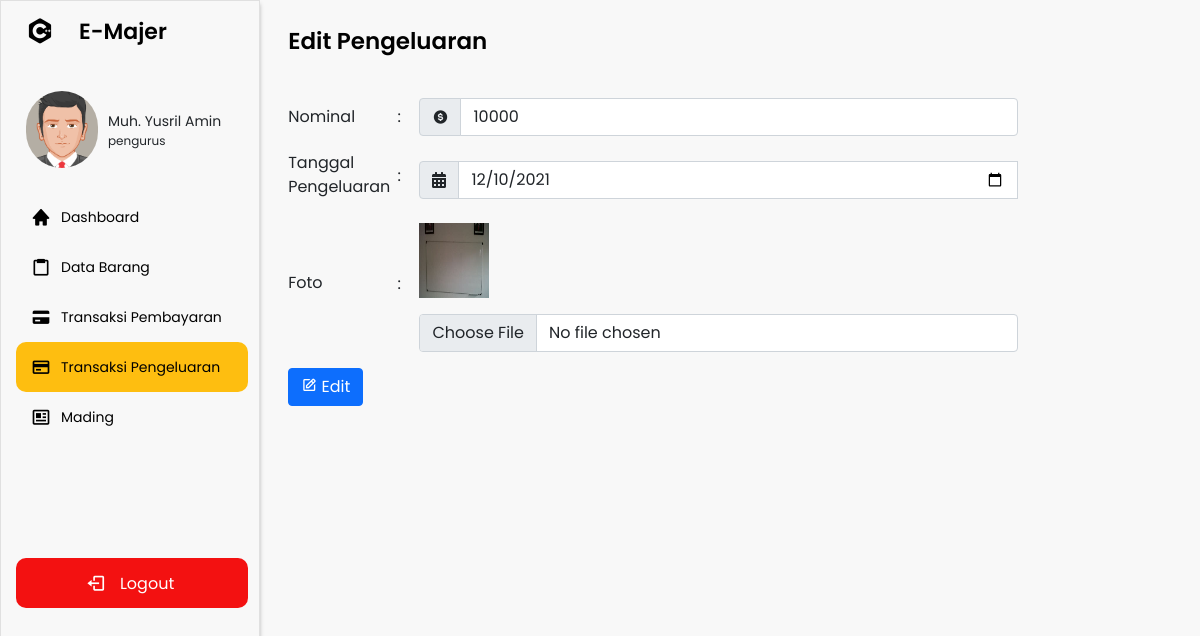
Screenshot of /navbar.php?p=pengeluaran-edit&id=BL-21871 (signed in) with the database file from the repository.
### tables this page shows
CREATE TABLE `akun` (
  `id_akun` varchar(15) NOT NULL,
  `nama` varchar(50) NOT NULL,
  `email` varchar(50) NOT NULL,
  `username` varchar(50) NOT NULL,
  `password` varchar(50) NOT NULL,
  `id_kelas` varchar(15) NOT NULL,
  `id_level` int(11) NOT NULL,
  `saldo` varchar(25) NOT NULL
);

CREATE TABLE `level` (
  `id_level` int(11) NOT NULL,
  `nama_level` varchar(50) NOT NULL
);

CREATE TABLE `pengeluaran` (
  `id_pengeluaran` varchar(15) NOT NULL,
  `nominal_pengeluaran` varchar(25) NOT NULL,
  `tgl_pengeluaran` date NOT NULL,
  `id_akun` varchar(15) NOT NULL,
  `nama_kelas` varchar(15) NOT NULL,
  `foto` varchar(25) NOT NULL
);

### pages/pengeluaran-edit.php (the view, shortened to what this page needs)
<?php
$id = $_GET['id'];
$query = mysqli_query($koneksi, "SELECT * FROM pengeluaran WHERE id_pengeluaran ='$id'");
$data = mysqli_fetch_array($query);
if (empty($data['foto']) or ($data['foto'] == '-')) {
    $foto = "barang.jpg";
} else {
    $foto = $data['foto'];
}
?>
<section class="home-section">
    <div class="home-content">
        <span class="text">Edit Pengeluaran</span>
    </div>
    <div class="content">
        <table width="80%">
            <form action="proses/pengeluaran-edit-proses.php" method="POST" class="row g-3 needs-validation" enctype="multipart/form-data" onsubmit="return tambah();">
                <tr>
                    <td style="width:15%; padding-top:1%"><label for="validationServer01" class="form-label ">Nominal</label></td>
                    <td style="width: 3%;">:</td>
                    <td>
                        <div class="input-group has-validation">
                            <span class="input-group-text" id="inputGroupPrepend"><i class='bx bxs-dollar-circle'></i></span>
                            <input type="text" class="form-control" id="nominal" n aria-describedby="inputGroupPrepend" placeholder="Nominal Pengeluaran" name="nominal" value="<?= $data['nominal_pengeluaran'] ?>">
                        </div>
                    </td>
                </tr>
                <tr>
                    <td style="padding-top: 2%;"><label for="validationServer01" class="form-label ">Tanggal Pengeluaran</label></td>
                    <td style="padding-top: 1%;">:</td>
                    <td>
                        <div class="input-group has-validation mt-3">
                            <span class="input-group-text" id="inputGroupPrepend"><i class="fas fa-calendar-alt"></i></span>
                            <input type="date" class="form-control" id="tanggal" aria-describedby="inputGroupPrepend" placeholder="Jumlah Barang" name="tanggal" value="<?= $data['tgl_pengeluaran'] ?>">
                        </div>
                    </td>
                </tr>
                <tr>
                    <td style="padding-top: 2%;"><label for="validationServer01" class="form-label ">Foto</label></td>
                    <td style="padding-top: 1%;">:</td>
                    <td>
                        <img src="assets/gambar/<?php echo $foto; ?>" width=70px height=75px class="mt-3">
                        <div class="input-group has-validation mt-3">
                            <input type="file" class="form-control" name="foto" id="foto" aria-describedby="inputGroupPrepend">
                        </div>
                    </td>
                </tr>
                <tr>
                    <td>
                        <div class=" input-group has-validation mt-3">
                            <button type="submit" class="btn btn-primary" name="btn-edit"><i class='bx bx-edit'></i> Edit</button>
                        </div>
                    </td>
                </tr>
            </form>
        </table>
    </div>
</section>

### navbar.php (shortened to what this page needs)
<?php
include 'koneksi.php';
$id = $_SESSION['id_akun'];
$nama = $_SESSION['nama'];
$level = $_SESSION['id_level'];
$query = "SELECT * FROM akun INNER JOIN kelas ON akun.id_kelas = kelas.id_kelas INNER JOIN level ON akun.id_level = level.id_level WHERE akun.id_akun = '$id'";
$result = mysqli_query($koneksi, $query);
if (mysqli_num_rows($result) > 0) {
    while ($row = mysqli_fetch_array($result)) {
?>
        <!DOCTYPE html>
        <html lang="en">
        <head>
            <link rel="stylesheet" href="assets/css/kalender.css">
            <link rel="stylesheet" href="assets/css/style.css">
            <link href="https://cdn.jsdelivr.net/npm/bootstrap@5.0.2/dist/css/bootstrap.min.css" rel="stylesheet">
            <link href='https://unpkg.com/boxicons@2.0.7/css/boxicons.min.css' rel='stylesheet'>
            <link rel="stylesheet" href="https://cdnjs.cloudflare.com/ajax/libs/font-awesome/5.13.0/css/all.min.css">
        </head>
        <body>
            <div class="sidebar">
                <div class="logo-details">
                    <i class='bx bxl-c-plus-plus'></i>
                    <span class="logo_name">E-Majer</span>
                </div>
                <div class="profil-box">
                    <img src="assets/gambar/avatar53.png" alt="">
                    <div class="profil-name">
                        <p class="nama"><?= $nama ?></p>
                        <p class="level"><?= $row['nama_level'] ?></p>
                    </div>
                </div>
                <ul class="nav-links">
                    <li>
                        <div class="li">
                            <a href="navbar.php?p=home">
                                <i class='bx bxs-home'></i>
                                <span class="link_name">Dashboard</span>
                            </a>
                        </div>
                    </li>
                    <li>
                        <div class="li">
                            <a href="navbar.php?p=barang">
                                <i class='bx bx-clipboard'></i>
                                <span class="link_name">Data Barang</span>
                            </a>
                        </div>
                    </li>
                    <li>
                        <div class="li">
                            <?php if ($level == 1) { ?>
                                <a href="navbar.php?p=buku-transaksi">
                                    <i class='bx bxs-credit-card'></i>
                                    <span class="link_name">Transaksi Pembayaran</span>
                                </a>
                            <?php } ?>
                        </div>
                    </li>
                    <li>
                        <div class="li">
                            <?php if ($level == 1) { ?>
                                <a href="navbar.php?p=pengeluaran">
                                    <i class='bx bx-credit-card'></i>
                                    <span class="link_name">Transaksi Pengeluaran</span>
                                </a>
                            <?php } ?>
                        </div>
                    </li>
                    <li>
                        <div class="li">
                            <a href="navbar.php?p=mading">
                                <i class='bx bx-news'></i>
                                <span class="link_name">Mading</span>
                            </a>
                        </div>
                    </li>
                    <li>
                        <div class="logout1">
                            <div class="logout">
                                <i class='bx bx-log-out'></i>
                                <span class="link_name">Logout</span>
                            </div>
                        </div>
                    </li>
                </ul>
            </div>
            <?php
            $pages_dir = 'pages';
            if (!empty($_GET['p'])) {
                $pages = scandir($pages_dir, 0);
                unset($pages[0], $pages[1]);
                $p = $_GET['p'];
                if (in_array($p . '.php', $pages)) {
                    include($pages_dir . '/' . $p . '.php');
                } else {
                    echo 'Halaman Tidak Ditemukan';
                }
            } else {
                include($pages_dir . '/home.php');
            }
            ?>
        </body>
        </html>
<?php }
} ?>

### assets/css/kalender.css (style rules this page uses)
form { margin:0px; padding:0px; font-family:Ebrima, Arial, Helvetica, sans-serif; ; color:#666; empty-cells:hide; }

### assets/css/style.css (style rules this page uses)
* { margin:0px; padding: 0px; font-family: 'Poppins', sans-serif; }
.sidebar { position: fixed; top: 0; left: 0; height: 100%; width: 260px; position: fixed; background: #F8F8F8; border: 1px solid rgba(170, 170, 170, 0.3); box-shadow: 0px 4px 4px rgba(0, 0, 0, 0.25); z-index: 100; transition: all 0.5s ease; }
.sidebar .logo-details { height: 60px; width: 100%; display: flex; align-items: center; }
.sidebar .logo-details i { font-size: 30px; color: #000000; height: 50px; min-width: 78px; text-align: center; line-height: 50px; }
.sidebar .profil-box { display: flex; padding-top: 30px; }
.sidebar .profil-box img { width: 4.5rem; height: 4.8rem; margin-right: 10px; margin-left: 25px; border-radius: 80px; }
.sidebar .profil-box .profil-name { padding-top: 20px; }
.sidebar .profil-box .profil-name .nama { font-size: 14px; font-family: 'Poppins', sans-serif; }
.sidebar .profil-box .profil-name .level { font-size: 12px; position: relative; font-family: 'Poppins', sans-serif; top: -1rem; }
.sidebar .logo-details .logo_name { font-size: 22px; color: #000000; font-weight: 600; transition: 0.3s ease; transition-delay: 0.1s; }
.sidebar .nav-links { height: 100%; padding: 10px 0 150px 0; overflow: auto; }
.sidebar .nav-links li { position: relative; list-style: none; transition: all 0.4s ease; }
.sidebar .nav-links .active { background: #FEBE10; width: 90%; margin-left: 15px; border-radius: 10px 10px 10px 10px; }
.sidebar .nav-links .logout1 { background: #F31111; color: #FFFFFF; width: 90%; margin-left: 15px; margin-top: 45%; border-radius: 10px 10px 10px 10px; }
.sidebar .nav-links .logout1 span { position: relative; top: -3px; }
.sidebar .nav-links .logout1 i { margin-left: 30%; color: #FFFFFF; }
.sidebar .nav-links .active a { position: relative; left: -15px; }
.sidebar .nav-links li i { height: 50px; margin-left: 30px; margin-right: 10px; text-align: center; line-height: 50px; color: #000000; font-size: 20px; cursor: pointer; transition: all 0.3s ease; }
.sidebar .nav-links li a { display: flex; align-items: center; text-decoration: none; }
.sidebar .nav-links li a .link_name { font-size: 14px; font-weight: 400; color: #000000; transition: all 0.4s ease; }
.home-section { position: relative; background: #f8f8f8; height: 100%; left: 260px; padding-bottom: 3px; width: calc(100% - 260px); transition: all 0.5s ease; }
.home-section .home-content { height: 60px; display: flex; align-items: center; }
.home-section .home-content .text { font-size: 23px; color: #000000; padding-top: 23px; font-weight: 600; padding-left: 3%; width: 87%; font-family: 'Poppins'; }
.home-section .content { width: 100%; height: 88vh; padding-left: 3%; padding-top: 4%; }

### rows the page displays
akun: id_level.nama_level "pengurus", nominal "10000", tanggal "12/10/2021", pengeluaran.foto (picture)
